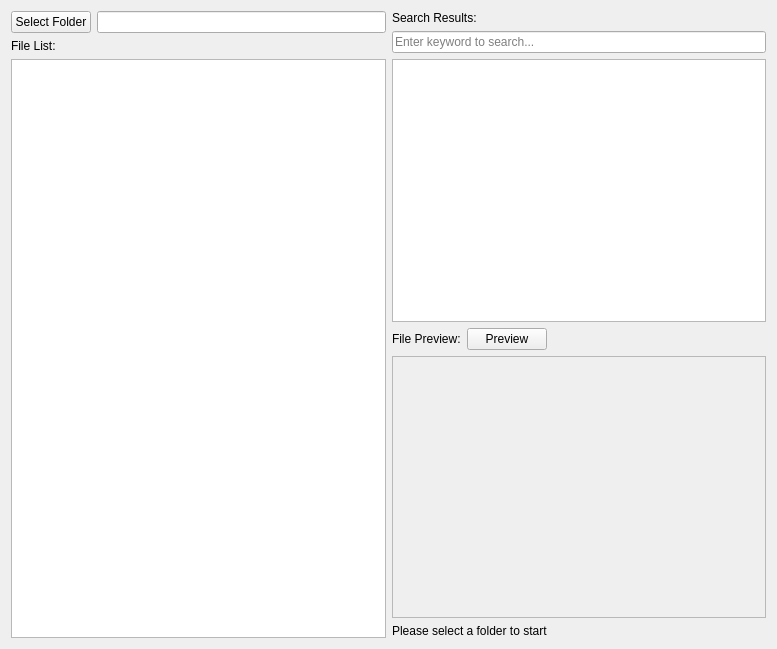
<?xml version="1.0" encoding="UTF-8"?>
<ui version="4.0">
 <class>SearchWidget</class>
 <widget class="QWidget" name="SearchWidget">
  <property name="geometry">
   <rect>
    <x>0</x>
    <y>0</y>
    <width>777</width>
    <height>649</height>
   </rect>
  </property>
  <property name="windowTitle">
   <string>Form</string>
  </property>
  <layout class="QGridLayout" name="gridLayout">
   <item row="0" column="0">
    <layout class="QHBoxLayout" name="horizontalLayout">
     <item>
      <layout class="QVBoxLayout" name="verticalLayout_3">
       <item>
        <layout class="QHBoxLayout" name="horizontalLayout_2">
         <property name="bottomMargin">
          <number>0</number>
         </property>
         <item>
          <widget class="QPushButton" name="btn_selectFolder">
           <property name="text">
            <string>Select Folder</string>
           </property>
          </widget>
         </item>
         <item>
          <widget class="QLineEdit" name="lineEdit_path">
           <property name="readOnly">
            <bool>true</bool>
           </property>
          </widget>
         </item>
        </layout>
       </item>
       <item>
        <widget class="QLabel" name="label">
         <property name="maximumSize">
          <size>
           <width>16777215</width>
           <height>20</height>
          </size>
         </property>
         <property name="text">
          <string>File List:</string>
         </property>
        </widget>
       </item>
       <item>
        <widget class="QTreeView" name="treeView_folder"/>
       </item>
      </layout>
     </item>
     <item>
      <layout class="QVBoxLayout" name="verticalLayout_4">
       <property name="rightMargin">
        <number>0</number>
       </property>
       <item>
        <widget class="QLabel" name="label_2">
         <property name="text">
          <string>Search Results:</string>
         </property>
        </widget>
       </item>
       <item>
        <widget class="QLineEdit" name="lineEdit_search_input">
         <property name="placeholderText">
          <string>Enter keyword to search...</string>
         </property>
        </widget>
       </item>
       <item>
        <widget class="QListWidget" name="listWidget"/>
       </item>
       <item>
        <layout class="QHBoxLayout" name="horizontalLayout_3">
         <property name="bottomMargin">
          <number>0</number>
         </property>
         <item>
          <widget class="QLabel" name="label_3">
           <property name="text">
            <string>File Preview:</string>
           </property>
          </widget>
         </item>
         <item>
          <widget class="QPushButton" name="btn_Preview">
           <property name="text">
            <string>Preview</string>
           </property>
          </widget>
         </item>
         <item>
          <spacer name="horizontalSpacer">
           <property name="orientation">
            <enum>Qt::Horizontal</enum>
           </property>
           <property name="sizeHint" stdset="0">
            <size>
             <width>40</width>
             <height>20</height>
            </size>
           </property>
          </spacer>
         </item>
        </layout>
       </item>
       <item>
        <widget class="QScrollArea" name="scrollArea">
         <property name="widgetResizable">
          <bool>true</bool>
         </property>
         <widget class="QWidget" name="scrollAreaWidgetContents">
          <property name="geometry">
           <rect>
            <x>0</x>
            <y>0</y>
            <width>366</width>
            <height>242</height>
           </rect>
          </property>
          <layout class="QVBoxLayout" name="verticalLayout"/>
         </widget>
        </widget>
       </item>
       <item>
        <widget class="QLabel" name="label_status">
         <property name="text">
          <string>Please select a folder to start</string>
         </property>
        </widget>
       </item>
      </layout>
     </item>
    </layout>
   </item>
  </layout>
 </widget>
 <resources/>
 <connections/>
</ui>
